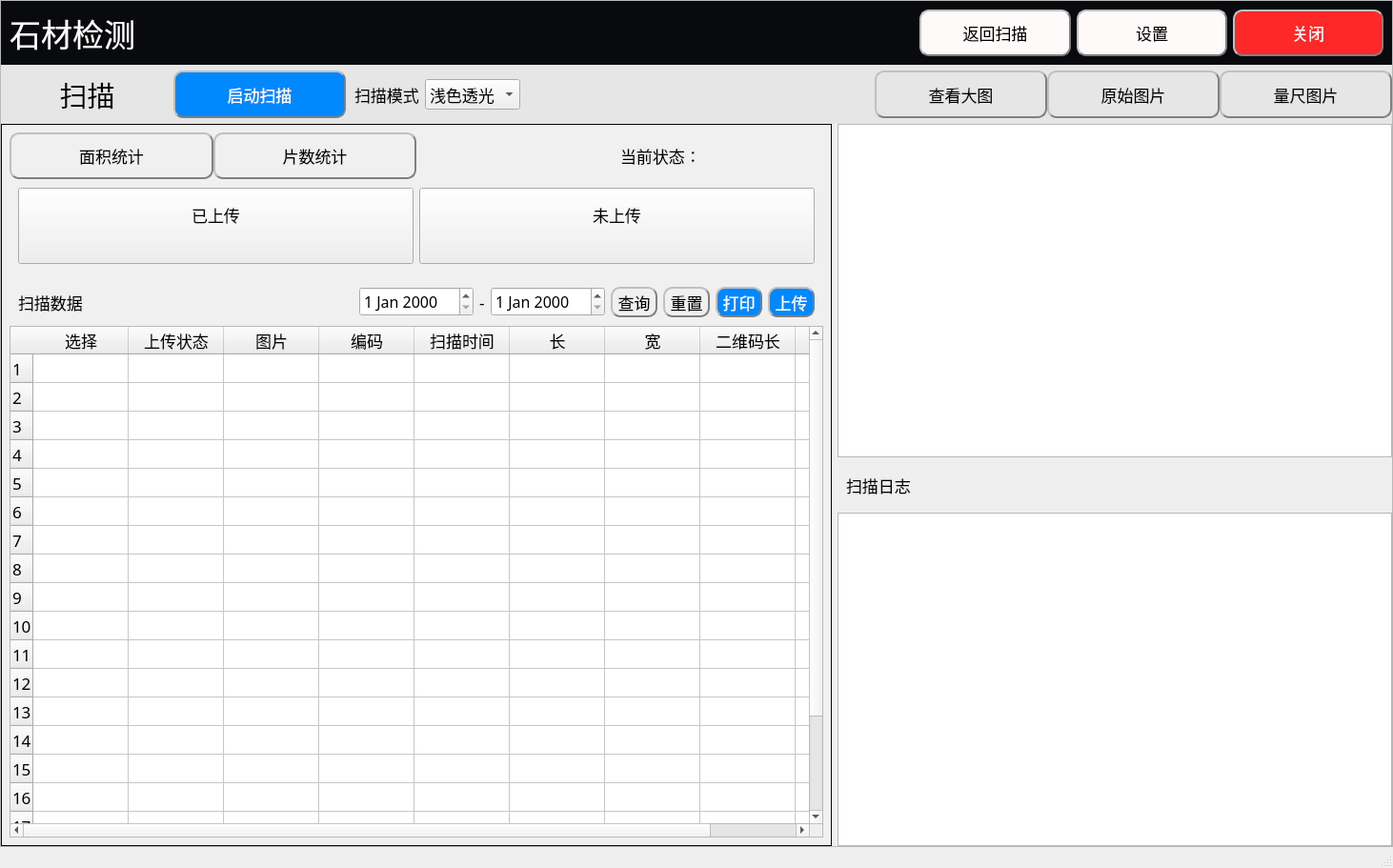
<?xml version="1.0" encoding="UTF-8"?>
<ui version="4.0">
 <class>MainWindow</class>
 <widget class="QMainWindow" name="MainWindow">
  <property name="geometry">
   <rect>
    <x>0</x>
    <y>0</y>
    <width>1462</width>
    <height>911</height>
   </rect>
  </property>
  <property name="windowTitle">
   <string>石材检测APP</string>
  </property>
  <property name="windowIcon">
   <iconset>
    <normaloff>:/pic/logo.png</normaloff>:/pic/logo.png</iconset>
  </property>
  <property name="styleSheet">
   <string notr="true">#widget{background-color: rgb(9, 10, 14)}
#widget_2{background-color: rgb(230, 230, 230)}
#widget_4{background-color: rgb(240, 240, 240);border-width: 1px;border-style: solid;border-color: rgb(5, 5, 5)}
#widget_5{border-width: 1px;border-style: solid;border-color: rgb(5, 5, 5)}
#widget_6{border-width: 1px;border-style: solid;border-color: rgb(5, 5, 5)}
#widget_26{background-color: rgb(240, 240, 240);border-width: 1px;border-style: solid;border-color: rgb(5, 5, 5)}
#widget_33{border-width: 1px;border-style: solid;border-color: rgb(5, 5, 5)}

#label_20{color: white}

#toolButton{background-color: rgb(0, 136, 255);color : white;border-radius: 10px; border: 2px groove gray;border-style: outset}
#toolButton_2{background-color: rgb(0, 136, 255);color : white;border-radius: 10px; border: 2px groove gray;border-style: outset}
#toolButton_3{border-radius: 10px; border: 2px groove gray;border-style: outset}
#toolButton_4{border-radius: 10px; border: 2px groove gray;border-style: outset}
#toolButton_20{border-radius: 10px; border: 2px groove gray;border-style: outset}
#toolButton_21{border-radius: 10px; border: 2px groove gray;border-style: outset}
#toolButton_22{border-radius: 10px; border: 2px groove gray;border-style: outset}
#toolButton_23{background-color: rgb(0, 136, 255);color : white;border-radius: 10px; border: 2px groove gray;border-style: outset}
#toolButton_24{background-color: rgb(0, 136, 255);color : white;border-radius: 10px; border: 2px groove gray;border-style: outset}
#toolButton_25{background-color: rgb(0, 136, 255);color : white;border-radius: 10px; border: 2px groove gray;border-style: outset}
#toolButton_26{border-radius: 10px; border: 2px groove gray;border-style: outset}
#toolButton_27{border-radius: 10px; border: 2px groove gray;border-style: outset}
#toolButton_28{background-color: rgb(255, 250, 250);border-radius: 10px; border: 2px groove gray;border-style: outset}
#toolButton_29{background-color: rgb(255, 250, 250);border-radius: 10px; border: 2px groove gray;border-style: outset}
#toolButton_30{background-color: rgb(255, 40, 40);color: white;border-radius: 10px; border: 2px groove gray;border-style: outset}
</string>
  </property>
  <widget class="QWidget" name="centralwidget">
   <layout class="QVBoxLayout" name="verticalLayout_3">
    <property name="spacing">
     <number>0</number>
    </property>
    <property name="leftMargin">
     <number>0</number>
    </property>
    <property name="topMargin">
     <number>0</number>
    </property>
    <property name="rightMargin">
     <number>0</number>
    </property>
    <property name="bottomMargin">
     <number>0</number>
    </property>
    <item>
     <widget class="QScrollArea" name="scrollArea">
      <property name="font">
       <font>
        <family>Adobe 黑体 Std R</family>
       </font>
      </property>
      <property name="styleSheet">
       <string notr="true"/>
      </property>
      <property name="widgetResizable">
       <bool>true</bool>
      </property>
      <widget class="QWidget" name="scrollAreaWidgetContents">
       <property name="geometry">
        <rect>
         <x>0</x>
         <y>0</y>
         <width>1460</width>
         <height>889</height>
        </rect>
       </property>
       <layout class="QVBoxLayout" name="verticalLayout_14" stretch="1,13">
        <property name="spacing">
         <number>0</number>
        </property>
        <property name="leftMargin">
         <number>0</number>
        </property>
        <property name="topMargin">
         <number>0</number>
        </property>
        <property name="rightMargin">
         <number>0</number>
        </property>
        <property name="bottomMargin">
         <number>0</number>
        </property>
        <item>
         <widget class="QWidget" name="widget" native="true">
          <property name="font">
           <font>
            <family>Adobe 黑体 Std R</family>
           </font>
          </property>
          <layout class="QHBoxLayout" name="horizontalLayout_23" stretch="1,5,1,1,1">
           <item>
            <widget class="QLabel" name="label_20">
             <property name="font">
              <font>
               <family>Adobe 黑体 Std R</family>
               <pointsize>25</pointsize>
              </font>
             </property>
             <property name="text">
              <string>石材检测</string>
             </property>
            </widget>
           </item>
           <item>
            <spacer name="horizontalSpacer_14">
             <property name="font">
              <font>
               <family>Adobe 黑体 Std R</family>
              </font>
             </property>
             <property name="orientation">
              <enum>Qt::Horizontal</enum>
             </property>
             <property name="sizeHint" stdset="0">
              <size>
               <width>648</width>
               <height>20</height>
              </size>
             </property>
            </spacer>
           </item>
           <item>
            <widget class="QToolButton" name="toolButton_28">
             <property name="sizePolicy">
              <sizepolicy hsizetype="Preferred" vsizetype="Preferred">
               <horstretch>0</horstretch>
               <verstretch>0</verstretch>
              </sizepolicy>
             </property>
             <property name="font">
              <font>
               <family>Adobe 黑体 Std R</family>
               <pointsize>13</pointsize>
              </font>
             </property>
             <property name="text">
              <string>返回扫描</string>
             </property>
            </widget>
           </item>
           <item>
            <widget class="QToolButton" name="toolButton_29">
             <property name="sizePolicy">
              <sizepolicy hsizetype="Preferred" vsizetype="Preferred">
               <horstretch>0</horstretch>
               <verstretch>0</verstretch>
              </sizepolicy>
             </property>
             <property name="font">
              <font>
               <family>Adobe 黑体 Std R</family>
               <pointsize>13</pointsize>
              </font>
             </property>
             <property name="text">
              <string>设置</string>
             </property>
            </widget>
           </item>
           <item>
            <widget class="QToolButton" name="toolButton_30">
             <property name="sizePolicy">
              <sizepolicy hsizetype="Preferred" vsizetype="Preferred">
               <horstretch>0</horstretch>
               <verstretch>0</verstretch>
              </sizepolicy>
             </property>
             <property name="font">
              <font>
               <family>Adobe 黑体 Std R</family>
               <pointsize>13</pointsize>
              </font>
             </property>
             <property name="text">
              <string>关闭</string>
             </property>
            </widget>
           </item>
          </layout>
         </widget>
        </item>
        <item>
         <widget class="QStackedWidget" name="stackedWidget">
          <property name="font">
           <font>
            <family>Adobe 黑体 Std R</family>
           </font>
          </property>
          <property name="currentIndex">
           <number>0</number>
          </property>
          <widget class="QWidget" name="page_5">
           <layout class="QVBoxLayout" name="verticalLayout" stretch="1,14">
            <property name="spacing">
             <number>0</number>
            </property>
            <property name="leftMargin">
             <number>0</number>
            </property>
            <property name="topMargin">
             <number>0</number>
            </property>
            <property name="rightMargin">
             <number>0</number>
            </property>
            <property name="bottomMargin">
             <number>0</number>
            </property>
            <item>
             <widget class="QWidget" name="widget_2" native="true">
              <property name="font">
               <font>
                <family>Adobe 黑体 Std R</family>
               </font>
              </property>
              <layout class="QHBoxLayout" name="horizontalLayout_21" stretch="1,1,1,2,1,1,1">
               <property name="spacing">
                <number>0</number>
               </property>
               <property name="leftMargin">
                <number>0</number>
               </property>
               <property name="topMargin">
                <number>6</number>
               </property>
               <property name="rightMargin">
                <number>0</number>
               </property>
               <property name="bottomMargin">
                <number>6</number>
               </property>
               <item>
                <widget class="QLabel" name="label_18">
                 <property name="font">
                  <font>
                   <family>Adobe 黑体 Std R</family>
                   <pointsize>22</pointsize>
                  </font>
                 </property>
                 <property name="text">
                  <string>扫描</string>
                 </property>
                 <property name="alignment">
                  <set>Qt::AlignCenter</set>
                 </property>
                </widget>
               </item>
               <item>
                <widget class="QToolButton" name="toolButton_25">
                 <property name="sizePolicy">
                  <sizepolicy hsizetype="Preferred" vsizetype="Preferred">
                   <horstretch>0</horstretch>
                   <verstretch>0</verstretch>
                  </sizepolicy>
                 </property>
                 <property name="font">
                  <font>
                   <family>Adobe 黑体 Std R</family>
                   <pointsize>13</pointsize>
                  </font>
                 </property>
                 <property name="text">
                  <string>启动扫描</string>
                 </property>
                </widget>
               </item>
               <item>
                <widget class="QWidget" name="widget_36" native="true">
                 <property name="font">
                  <font>
                   <family>Adobe 黑体 Std R</family>
                  </font>
                 </property>
                 <layout class="QHBoxLayout" name="horizontalLayout_22">
                  <item>
                   <widget class="QLabel" name="label_19">
                    <property name="font">
                     <font>
                      <family>Adobe 黑体 Std R</family>
                      <pointsize>13</pointsize>
                     </font>
                    </property>
                    <property name="text">
                     <string>扫描模式</string>
                    </property>
                   </widget>
                  </item>
                  <item>
                   <widget class="QComboBox" name="comboBox_3">
                    <property name="sizePolicy">
                     <sizepolicy hsizetype="Preferred" vsizetype="Preferred">
                      <horstretch>0</horstretch>
                      <verstretch>0</verstretch>
                     </sizepolicy>
                    </property>
                    <property name="minimumSize">
                     <size>
                      <width>100</width>
                      <height>0</height>
                     </size>
                    </property>
                    <property name="font">
                     <font>
                      <family>Adobe 黑体 Std R</family>
                      <pointsize>13</pointsize>
                     </font>
                    </property>
                    <item>
                     <property name="text">
                      <string>浅色透光</string>
                     </property>
                    </item>
                    <item>
                     <property name="text">
                      <string>深色不透光</string>
                     </property>
                    </item>
                   </widget>
                  </item>
                 </layout>
                </widget>
               </item>
               <item>
                <spacer name="horizontalSpacer_13">
                 <property name="font">
                  <font>
                   <family>Adobe 黑体 Std R</family>
                  </font>
                 </property>
                 <property name="orientation">
                  <enum>Qt::Horizontal</enum>
                 </property>
                 <property name="sizeHint" stdset="0">
                  <size>
                   <width>316</width>
                   <height>20</height>
                  </size>
                 </property>
                </spacer>
               </item>
               <item>
                <widget class="QToolButton" name="toolButton_4">
                 <property name="sizePolicy">
                  <sizepolicy hsizetype="Preferred" vsizetype="Preferred">
                   <horstretch>0</horstretch>
                   <verstretch>0</verstretch>
                  </sizepolicy>
                 </property>
                 <property name="font">
                  <font>
                   <family>Adobe 黑体 Std R</family>
                   <pointsize>13</pointsize>
                  </font>
                 </property>
                 <property name="text">
                  <string>查看大图</string>
                 </property>
                </widget>
               </item>
               <item>
                <widget class="QToolButton" name="toolButton_26">
                 <property name="sizePolicy">
                  <sizepolicy hsizetype="Preferred" vsizetype="Preferred">
                   <horstretch>0</horstretch>
                   <verstretch>0</verstretch>
                  </sizepolicy>
                 </property>
                 <property name="font">
                  <font>
                   <family>Adobe 黑体 Std R</family>
                   <pointsize>13</pointsize>
                  </font>
                 </property>
                 <property name="text">
                  <string>原始图片</string>
                 </property>
                </widget>
               </item>
               <item>
                <widget class="QToolButton" name="toolButton_27">
                 <property name="sizePolicy">
                  <sizepolicy hsizetype="Preferred" vsizetype="Preferred">
                   <horstretch>0</horstretch>
                   <verstretch>0</verstretch>
                  </sizepolicy>
                 </property>
                 <property name="font">
                  <font>
                   <family>Adobe 黑体 Std R</family>
                   <pointsize>13</pointsize>
                  </font>
                 </property>
                 <property name="text">
                  <string>量尺图片</string>
                 </property>
                </widget>
               </item>
              </layout>
             </widget>
            </item>
            <item>
             <widget class="QWidget" name="widget_3" native="true">
              <property name="font">
               <font>
                <family>Adobe 黑体 Std R</family>
               </font>
              </property>
              <layout class="QHBoxLayout" name="horizontalLayout_16" stretch="3,2">
               <property name="spacing">
                <number>6</number>
               </property>
               <property name="leftMargin">
                <number>0</number>
               </property>
               <property name="topMargin">
                <number>0</number>
               </property>
               <property name="rightMargin">
                <number>0</number>
               </property>
               <property name="bottomMargin">
                <number>0</number>
               </property>
               <item>
                <widget class="QWidget" name="widget_26" native="true">
                 <property name="font">
                  <font>
                   <family>Adobe 黑体 Std R</family>
                  </font>
                 </property>
                 <layout class="QVBoxLayout" name="verticalLayout_10" stretch="1,4">
                  <item>
                   <widget class="QWidget" name="widget_27" native="true">
                    <property name="font">
                     <font>
                      <family>Adobe 黑体 Std R</family>
                     </font>
                    </property>
                    <layout class="QVBoxLayout" name="verticalLayout_11" stretch="1,2">
                     <property name="spacing">
                      <number>0</number>
                     </property>
                     <property name="leftMargin">
                      <number>0</number>
                     </property>
                     <property name="topMargin">
                      <number>0</number>
                     </property>
                     <property name="rightMargin">
                      <number>0</number>
                     </property>
                     <property name="bottomMargin">
                      <number>0</number>
                     </property>
                     <item>
                      <widget class="QWidget" name="widget_28" native="true">
                       <property name="font">
                        <font>
                         <family>Adobe 黑体 Std R</family>
                        </font>
                       </property>
                       <layout class="QHBoxLayout" name="horizontalLayout_17" stretch="1,1,1,1">
                        <property name="spacing">
                         <number>0</number>
                        </property>
                        <property name="leftMargin">
                         <number>0</number>
                        </property>
                        <property name="topMargin">
                         <number>0</number>
                        </property>
                        <property name="rightMargin">
                         <number>0</number>
                        </property>
                        <property name="bottomMargin">
                         <number>0</number>
                        </property>
                        <item>
                         <widget class="QToolButton" name="toolButton_20">
                          <property name="sizePolicy">
                           <sizepolicy hsizetype="Preferred" vsizetype="Preferred">
                            <horstretch>0</horstretch>
                            <verstretch>0</verstretch>
                           </sizepolicy>
                          </property>
                          <property name="font">
                           <font>
                            <family>Adobe 黑体 Std R</family>
                            <pointsize>13</pointsize>
                           </font>
                          </property>
                          <property name="text">
                           <string>面积统计</string>
                          </property>
                         </widget>
                        </item>
                        <item>
                         <widget class="QToolButton" name="toolButton_21">
                          <property name="sizePolicy">
                           <sizepolicy hsizetype="Preferred" vsizetype="Preferred">
                            <horstretch>0</horstretch>
                            <verstretch>0</verstretch>
                           </sizepolicy>
                          </property>
                          <property name="font">
                           <font>
                            <family>Adobe 黑体 Std R</family>
                            <pointsize>13</pointsize>
                           </font>
                          </property>
                          <property name="text">
                           <string>片数统计</string>
                          </property>
                         </widget>
                        </item>
                        <item>
                         <spacer name="horizontalSpacer_10">
                          <property name="font">
                           <font>
                            <family>Adobe 黑体 Std R</family>
                           </font>
                          </property>
                          <property name="orientation">
                           <enum>Qt::Horizontal</enum>
                          </property>
                          <property name="sizeHint" stdset="0">
                           <size>
                            <width>368</width>
                            <height>20</height>
                           </size>
                          </property>
                         </spacer>
                        </item>
                        <item>
                         <widget class="QLabel" name="label_14">
                          <property name="font">
                           <font>
                            <family>Adobe 黑体 Std R</family>
                            <pointsize>13</pointsize>
                           </font>
                          </property>
                          <property name="text">
                           <string>当前状态：</string>
                          </property>
                         </widget>
                        </item>
                       </layout>
                      </widget>
                     </item>
                     <item>
                      <widget class="QWidget" name="widget_29" native="true">
                       <property name="font">
                        <font>
                         <family>Adobe 黑体 Std R</family>
                        </font>
                       </property>
                       <layout class="QHBoxLayout" name="horizontalLayout_18">
                        <item>
                         <widget class="QPushButton" name="pushButton_11">
                          <property name="sizePolicy">
                           <sizepolicy hsizetype="Preferred" vsizetype="Preferred">
                            <horstretch>0</horstretch>
                            <verstretch>0</verstretch>
                           </sizepolicy>
                          </property>
                          <property name="font">
                           <font>
                            <family>Adobe 黑体 Std R</family>
                            <pointsize>13</pointsize>
                           </font>
                          </property>
                          <property name="text">
                           <string>已上传
</string>
                          </property>
                         </widget>
                        </item>
                        <item>
                         <widget class="QPushButton" name="pushButton_12">
                          <property name="sizePolicy">
                           <sizepolicy hsizetype="Preferred" vsizetype="Preferred">
                            <horstretch>0</horstretch>
                            <verstretch>0</verstretch>
                           </sizepolicy>
                          </property>
                          <property name="font">
                           <font>
                            <family>Adobe 黑体 Std R</family>
                            <pointsize>13</pointsize>
                           </font>
                          </property>
                          <property name="text">
                           <string>未上传
</string>
                          </property>
                         </widget>
                        </item>
                       </layout>
                      </widget>
                     </item>
                    </layout>
                   </widget>
                  </item>
                  <item>
                   <widget class="QWidget" name="widget_30" native="true">
                    <property name="font">
                     <font>
                      <family>Adobe 黑体 Std R</family>
                     </font>
                    </property>
                    <layout class="QVBoxLayout" name="verticalLayout_12">
                     <property name="spacing">
                      <number>0</number>
                     </property>
                     <property name="leftMargin">
                      <number>0</number>
                     </property>
                     <property name="topMargin">
                      <number>0</number>
                     </property>
                     <property name="rightMargin">
                      <number>0</number>
                     </property>
                     <property name="bottomMargin">
                      <number>0</number>
                     </property>
                     <item>
                      <widget class="QWidget" name="widget_31" native="true">
                       <property name="font">
                        <font>
                         <family>Adobe 黑体 Std R</family>
                        </font>
                       </property>
                       <layout class="QHBoxLayout" name="horizontalLayout_19">
                        <item>
                         <widget class="QLabel" name="label_15">
                          <property name="font">
                           <font>
                            <family>Adobe 黑体 Std R</family>
                            <pointsize>13</pointsize>
                           </font>
                          </property>
                          <property name="text">
                           <string>扫描数据</string>
                          </property>
                         </widget>
                        </item>
                        <item>
                         <spacer name="horizontalSpacer_11">
                          <property name="font">
                           <font>
                            <family>Adobe 黑体 Std R</family>
                           </font>
                          </property>
                          <property name="orientation">
                           <enum>Qt::Horizontal</enum>
                          </property>
                          <property name="sizeHint" stdset="0">
                           <size>
                            <width>118</width>
                            <height>20</height>
                           </size>
                          </property>
                         </spacer>
                        </item>
                        <item>
                         <widget class="QDateEdit" name="dateEdit_5">
                          <property name="font">
                           <font>
                            <family>Adobe 黑体 Std R</family>
                            <pointsize>12</pointsize>
                           </font>
                          </property>
                         </widget>
                        </item>
                        <item>
                         <widget class="QLabel" name="label_16">
                          <property name="font">
                           <font>
                            <family>Adobe 黑体 Std R</family>
                            <pointsize>13</pointsize>
                           </font>
                          </property>
                          <property name="text">
                           <string>-</string>
                          </property>
                         </widget>
                        </item>
                        <item>
                         <widget class="QDateEdit" name="dateEdit_6">
                          <property name="font">
                           <font>
                            <family>Adobe 黑体 Std R</family>
                            <pointsize>12</pointsize>
                           </font>
                          </property>
                         </widget>
                        </item>
                        <item>
                         <widget class="QToolButton" name="toolButton_22">
                          <property name="font">
                           <font>
                            <family>Adobe 黑体 Std R</family>
                            <pointsize>13</pointsize>
                           </font>
                          </property>
                          <property name="text">
                           <string>查询</string>
                          </property>
                         </widget>
                        </item>
                        <item>
                         <widget class="QToolButton" name="toolButton_3">
                          <property name="font">
                           <font>
                            <family>Adobe 黑体 Std R</family>
                            <pointsize>13</pointsize>
                           </font>
                          </property>
                          <property name="text">
                           <string>重置</string>
                          </property>
                         </widget>
                        </item>
                        <item>
                         <widget class="QToolButton" name="toolButton_23">
                          <property name="font">
                           <font>
                            <family>Adobe 黑体 Std R</family>
                            <pointsize>13</pointsize>
                           </font>
                          </property>
                          <property name="text">
                           <string>打印</string>
                          </property>
                         </widget>
                        </item>
                        <item>
                         <widget class="QToolButton" name="toolButton_24">
                          <property name="font">
                           <font>
                            <family>Adobe 黑体 Std R</family>
                            <pointsize>13</pointsize>
                           </font>
                          </property>
                          <property name="text">
                           <string>上传</string>
                          </property>
                         </widget>
                        </item>
                       </layout>
                      </widget>
                     </item>
                     <item>
                      <widget class="QTableWidget" name="tableWidget_3">
                       <property name="font">
                        <font>
                         <family>Adobe 黑体 Std R</family>
                         <pointsize>13</pointsize>
                        </font>
                       </property>
                       <property name="rowCount">
                        <number>20</number>
                       </property>
                       <row/>
                       <row/>
                       <row/>
                       <row/>
                       <row/>
                       <row/>
                       <row/>
                       <row/>
                       <row/>
                       <row/>
                       <row/>
                       <row/>
                       <row/>
                       <row/>
                       <row/>
                       <row/>
                       <row/>
                       <row/>
                       <row/>
                       <row/>
                       <column>
                        <property name="text">
                         <string>选择</string>
                        </property>
                        <property name="font">
                         <font>
                          <pointsize>13</pointsize>
                         </font>
                        </property>
                       </column>
                       <column>
                        <property name="text">
                         <string>上传状态</string>
                        </property>
                        <property name="font">
                         <font>
                          <pointsize>13</pointsize>
                         </font>
                        </property>
                       </column>
                       <column>
                        <property name="text">
                         <string>图片</string>
                        </property>
                        <property name="font">
                         <font>
                          <pointsize>13</pointsize>
                         </font>
                        </property>
                       </column>
                       <column>
                        <property name="text">
                         <string>编码</string>
                        </property>
                        <property name="font">
                         <font>
                          <pointsize>13</pointsize>
                         </font>
                        </property>
                       </column>
                       <column>
                        <property name="text">
                         <string>扫描时间</string>
                        </property>
                        <property name="font">
                         <font>
                          <pointsize>13</pointsize>
                         </font>
                        </property>
                       </column>
                       <column>
                        <property name="text">
                         <string>长</string>
                        </property>
                        <property name="font">
                         <font>
                          <pointsize>13</pointsize>
                         </font>
                        </property>
                       </column>
                       <column>
                        <property name="text">
                         <string>宽</string>
                        </property>
                        <property name="font">
                         <font>
                          <pointsize>13</pointsize>
                         </font>
                        </property>
                       </column>
                       <column>
                        <property name="text">
                         <string>二维码长</string>
                        </property>
                        <property name="font">
                         <font>
                          <pointsize>13</pointsize>
                         </font>
                        </property>
                       </column>
                       <column>
                        <property name="text">
                         <string>二维码宽</string>
                        </property>
                        <property name="font">
                         <font>
                          <pointsize>13</pointsize>
                         </font>
                        </property>
                       </column>
                      </widget>
                     </item>
                    </layout>
                   </widget>
                  </item>
                 </layout>
                </widget>
               </item>
               <item>
                <widget class="QWidget" name="widget_32" native="true">
                 <property name="font">
                  <font>
                   <family>Adobe 黑体 Std R</family>
                  </font>
                 </property>
                 <layout class="QVBoxLayout" name="verticalLayout_13" stretch="6,1,6">
                  <property name="spacing">
                   <number>0</number>
                  </property>
                  <property name="leftMargin">
                   <number>0</number>
                  </property>
                  <property name="topMargin">
                   <number>0</number>
                  </property>
                  <property name="rightMargin">
                   <number>0</number>
                  </property>
                  <property name="bottomMargin">
                   <number>0</number>
                  </property>
                  <item>
                   <widget class="QWidget" name="widget_33" native="true">
                    <property name="font">
                     <font>
                      <family>Adobe 黑体 Std R</family>
                     </font>
                    </property>
                    <layout class="QGridLayout" name="gridLayout_5">
                     <property name="leftMargin">
                      <number>0</number>
                     </property>
                     <property name="topMargin">
                      <number>0</number>
                     </property>
                     <property name="rightMargin">
                      <number>0</number>
                     </property>
                     <property name="bottomMargin">
                      <number>0</number>
                     </property>
                     <property name="horizontalSpacing">
                      <number>0</number>
                     </property>
                     <item row="0" column="0">
                      <widget class="QGraphicsView" name="graphicsView"/>
                     </item>
                    </layout>
                   </widget>
                  </item>
                  <item>
                   <widget class="QWidget" name="widget_34" native="true">
                    <property name="font">
                     <font>
                      <family>Adobe 黑体 Std R</family>
                     </font>
                    </property>
                    <layout class="QHBoxLayout" name="horizontalLayout_20">
                     <item>
                      <widget class="QLabel" name="label_17">
                       <property name="font">
                        <font>
                         <family>Adobe 黑体 Std R</family>
                         <pointsize>13</pointsize>
                        </font>
                       </property>
                       <property name="text">
                        <string>扫描日志</string>
                       </property>
                      </widget>
                     </item>
                     <item>
                      <spacer name="horizontalSpacer_12">
                       <property name="font">
                        <font>
                         <family>Adobe 黑体 Std R</family>
                        </font>
                       </property>
                       <property name="orientation">
                        <enum>Qt::Horizontal</enum>
                       </property>
                       <property name="sizeHint" stdset="0">
                        <size>
                         <width>344</width>
                         <height>20</height>
                        </size>
                       </property>
                      </spacer>
                     </item>
                    </layout>
                   </widget>
                  </item>
                  <item>
                   <widget class="QWidget" name="widget_35" native="true">
                    <property name="font">
                     <font>
                      <family>Adobe 黑体 Std R</family>
                     </font>
                    </property>
                    <layout class="QGridLayout" name="gridLayout_4">
                     <property name="leftMargin">
                      <number>0</number>
                     </property>
                     <property name="topMargin">
                      <number>0</number>
                     </property>
                     <property name="rightMargin">
                      <number>0</number>
                     </property>
                     <property name="bottomMargin">
                      <number>0</number>
                     </property>
                     <property name="spacing">
                      <number>0</number>
                     </property>
                     <item row="0" column="0">
                      <widget class="QTextBrowser" name="textBrowser_3">
                       <property name="font">
                        <font>
                         <family>Adobe 黑体 Std R</family>
                         <pointsize>13</pointsize>
                        </font>
                       </property>
                      </widget>
                     </item>
                    </layout>
                   </widget>
                  </item>
                 </layout>
                </widget>
               </item>
              </layout>
             </widget>
            </item>
           </layout>
          </widget>
          <widget class="QWidget" name="page_6">
           <layout class="QVBoxLayout" name="verticalLayout_2" stretch="1,11">
            <property name="spacing">
             <number>0</number>
            </property>
            <property name="leftMargin">
             <number>0</number>
            </property>
            <property name="topMargin">
             <number>0</number>
            </property>
            <property name="rightMargin">
             <number>0</number>
            </property>
            <property name="bottomMargin">
             <number>0</number>
            </property>
            <item>
             <widget class="QWidget" name="widget_4" native="true">
              <layout class="QHBoxLayout" name="horizontalLayout" stretch="1,9,2">
               <item>
                <widget class="QLabel" name="label">
                 <property name="font">
                  <font>
                   <family>Adobe 黑体 Std R</family>
                   <pointsize>22</pointsize>
                  </font>
                 </property>
                 <property name="text">
                  <string>设置</string>
                 </property>
                 <property name="alignment">
                  <set>Qt::AlignCenter</set>
                 </property>
                </widget>
               </item>
               <item>
                <spacer name="horizontalSpacer">
                 <property name="orientation">
                  <enum>Qt::Horizontal</enum>
                 </property>
                 <property name="sizeHint" stdset="0">
                  <size>
                   <width>884</width>
                   <height>20</height>
                  </size>
                 </property>
                </spacer>
               </item>
               <item>
                <widget class="QToolButton" name="toolButton">
                 <property name="sizePolicy">
                  <sizepolicy hsizetype="Preferred" vsizetype="Preferred">
                   <horstretch>0</horstretch>
                   <verstretch>0</verstretch>
                  </sizepolicy>
                 </property>
                 <property name="font">
                  <font>
                   <family>Adobe 黑体 Std R</family>
                   <pointsize>17</pointsize>
                  </font>
                 </property>
                 <property name="text">
                  <string>保存</string>
                 </property>
                </widget>
               </item>
              </layout>
             </widget>
            </item>
            <item>
             <widget class="QWidget" name="widget_5" native="true">
              <layout class="QHBoxLayout" name="horizontalLayout_2" stretch="1,5">
               <property name="spacing">
                <number>0</number>
               </property>
               <property name="leftMargin">
                <number>0</number>
               </property>
               <property name="topMargin">
                <number>0</number>
               </property>
               <property name="rightMargin">
                <number>0</number>
               </property>
               <property name="bottomMargin">
                <number>0</number>
               </property>
               <item>
                <widget class="QWidget" name="widget_6" native="true">
                 <layout class="QVBoxLayout" name="verticalLayout_4" stretch="4,1,9">
                  <item>
                   <widget class="QGraphicsView" name="graphicsView_2"/>
                  </item>
                  <item>
                   <widget class="QToolButton" name="toolButton_2">
                    <property name="sizePolicy">
                     <sizepolicy hsizetype="Preferred" vsizetype="Preferred">
                      <horstretch>0</horstretch>
                      <verstretch>0</verstretch>
                     </sizepolicy>
                    </property>
                    <property name="font">
                     <font>
                      <family>Adobe 黑体 Std R</family>
                      <pointsize>14</pointsize>
                     </font>
                    </property>
                    <property name="text">
                     <string>设置</string>
                    </property>
                   </widget>
                  </item>
                  <item>
                   <spacer name="verticalSpacer">
                    <property name="orientation">
                     <enum>Qt::Vertical</enum>
                    </property>
                    <property name="sizeHint" stdset="0">
                     <size>
                      <width>20</width>
                      <height>463</height>
                     </size>
                    </property>
                   </spacer>
                  </item>
                 </layout>
                </widget>
               </item>
               <item>
                <widget class="QWidget" name="widget_7" native="true"/>
               </item>
              </layout>
             </widget>
            </item>
           </layout>
          </widget>
         </widget>
        </item>
       </layout>
      </widget>
     </widget>
    </item>
   </layout>
  </widget>
  <widget class="QStatusBar" name="statusbar"/>
 </widget>
 <resources/>
 <connections/>
</ui>
